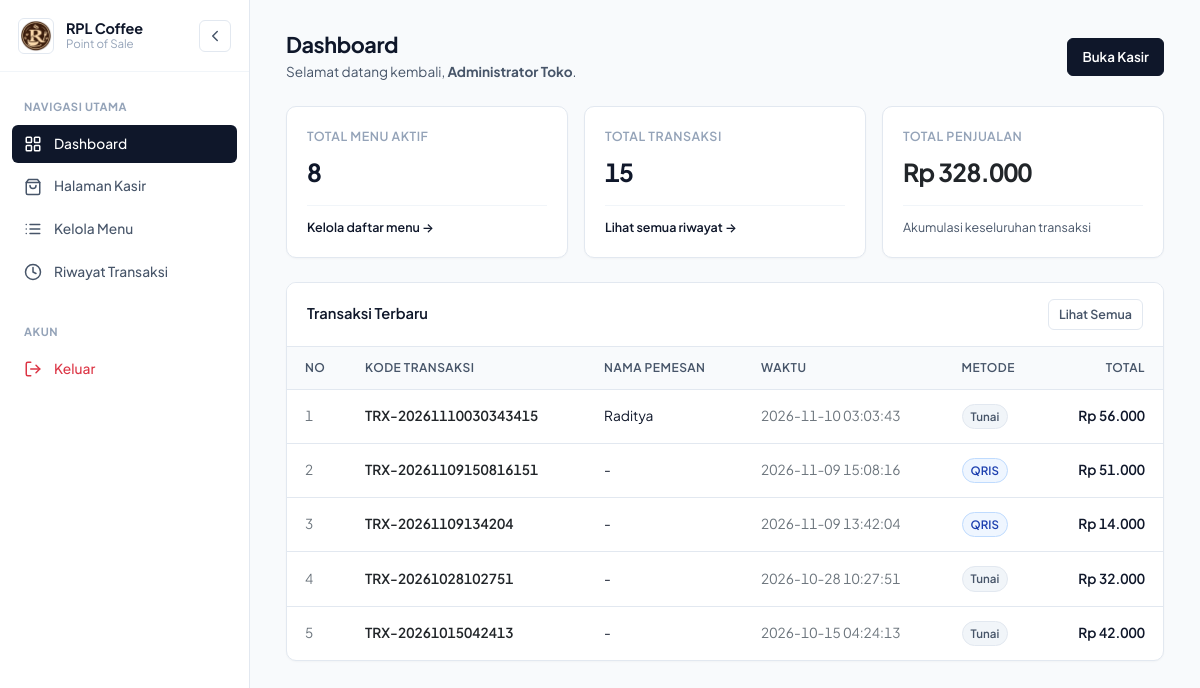
Page /admin/dashboard.php (signed in) on the committed database.
### tables this page shows
CREATE TABLE `transaksi` (
  `id` int NOT NULL AUTO_INCREMENT,
  `kode_transaksi` varchar(50) NOT NULL,
  `nama_pemesan` varchar(100) NOT NULL DEFAULT '',
  `tanggal` datetime DEFAULT CURRENT_TIMESTAMP,
  `total_harga` decimal(10,2) NOT NULL,
  `bayar` decimal(10,2) NOT NULL,
  `kembalian` decimal(10,2) NOT NULL,
  `metode_pembayaran` varchar(50) DEFAULT 'Tunai',
  PRIMARY KEY (`id`)
);

### koneksi.php (called while the page is built, shortened)
<?php
function e(?string $value): string
{
    return htmlspecialchars((string) $value, ENT_QUOTES, 'UTF-8');
}

### admin/dashboard.php (the view, shortened to what this page needs)
<?php
require_once __DIR__ . '/../koneksi.php';
$total_menu = 0;
$query_menu = mysqli_query($koneksi, "SELECT COUNT(*) as total FROM menu");
if ($query_menu && ($row = mysqli_fetch_assoc($query_menu))) {
    $total_menu = (int) $row['total'];
}
$total_transaksi = 0;
$total_pendapatan = 0;
$query_transaksi = mysqli_query($koneksi, "SELECT COUNT(*) as total_trx, COALESCE(SUM(total_harga), 0) as pendapatan FROM transaksi");
if ($query_transaksi && ($row = mysqli_fetch_assoc($query_transaksi))) {
    $total_transaksi = (int) $row['total_trx'];
    $total_pendapatan = (float) $row['pendapatan'];
}
$query_riwayat = mysqli_query($koneksi, "SELECT * FROM transaksi ORDER BY id DESC LIMIT 5");
?>
<!DOCTYPE html>
<html lang="id">
<head>
    <link href="https://cdn.jsdelivr.net/npm/bootstrap@5.3.3/dist/css/bootstrap.min.css" rel="stylesheet">
    <link href="theme.css" rel="stylesheet">
</head>
<body>
    <?php include __DIR__ . '/sidebar.php'; ?>
    <main class="main-content">
        <header class="page-header">
            <div>
                <h1 class="page-title">Dashboard</h1>
                <p class="page-subtitle">Selamat datang kembali, <strong><?= e($_SESSION['nama_lengkap'] ?? 'Staf'); ?></strong>.</p>
            </div>
            <a href="kasir.php" class="btn-clean btn-clean-primary">Buka Kasir</a>
        </header>
        <section class="row g-3 mb-4">
            <div class="col-md-4">
                <div class="stat-box">
                    <div>
                        <div class="stat-label">Total Menu Aktif</div>
                        <div class="stat-value num"><?= number_format($total_menu, 0, ',', '.'); ?></div>
                    </div>
                    <div class="stat-footer">
                        <a href="menu.php">Kelola daftar menu &rarr;</a>
                    </div>
                </div>
            </div>
            <div class="col-md-4">
                <div class="stat-box">
                    <div>
                        <div class="stat-label">Total Transaksi</div>
                        <div class="stat-value num"><?= number_format($total_transaksi, 0, ',', '.'); ?></div>
                    </div>
                    <div class="stat-footer">
                        <a href="riwayat.php">Lihat semua riwayat &rarr;</a>
                    </div>
                </div>
            </div>
            <div class="col-md-4">
                <div class="stat-box">
                    <div>
                        <div class="stat-label">Total Penjualan</div>
                        <div class="stat-value num text-dark">Rp <?= number_format($total_pendapatan, 0, ',', '.'); ?></div>
                    </div>
                    <div class="stat-footer">
                        Akumulasi keseluruhan transaksi
                    </div>
                </div>
            </div>
        </section>
        <section class="card-clean">
            <div class="card-clean-header">
                <h2 class="card-clean-title">Transaksi Terbaru</h2>
                <a href="riwayat.php" class="btn-clean btn-clean-secondary btn-clean-sm">Lihat Semua</a>
            </div>
            <div class="table-responsive">
                <table class="table-clean">
                    <thead>
                        <tr>
                            <th style="width: 60px;">No</th>
                            <th>Kode Transaksi</th>
                            <th>Nama Pemesan</th>
                            <th>Waktu</th>
                            <th>Metode</th>
                            <th class="text-end">Total</th>
                        </tr>
                    </thead>
                    <tbody>
                        <?php if ($query_riwayat && mysqli_num_rows($query_riwayat) > 0) : ?>
                            <?php $no = 1; while ($trx = mysqli_fetch_assoc($query_riwayat)) : ?>
                                <tr>
                                    <td class="text-secondary"><?= $no++; ?></td>
                                    <td class="fw-semibold">
                                        <a href="cetak_struk.php?kode=<?= urlencode($trx['kode_transaksi']); ?>" target="_blank" class="text-decoration-none text-dark">
                                            <?= e($trx['kode_transaksi']); ?>
                                        </a>
                                    </td>
                                    <td><?= e($trx['nama_pemesan'] ?: '-'); ?></td>
                                    <td class="text-secondary"><?= e($trx['tanggal']); ?></td>
                                    <td>
                                        <span class="badge-clean <?= ($trx['metode_pembayaran'] === 'QRIS') ? 'drink' : 'neutral'; ?>">
                                            <?= e($trx['metode_pembayaran'] ?? 'Tunai'); ?>
                                        </span>
                                    </td>
                                    <td class="text-end fw-semibold num">
                                        Rp <?= number_format((float) $trx['total_harga'], 0, ',', '.'); ?>
                                    </td>
                                </tr>
                            <?php endwhile; ?>
                        <?php else : ?>
                            <tr>
                                <td colspan="6" class="text-center text-muted py-4">Belum ada riwayat transaksi.</td>
                            </tr>
                        <?php endif; ?>
                    </tbody>
                </table>
            </div>
        </section>
    </main>
</body>
</html>

### admin/theme.css (style rules this page uses)
:root { --bg-app: #f8fafc; --surface: #ffffff; --border: #e2e8f0; --border-subtle: #f1f5f9; --text-primary: #0f172a; --text-secondary: #475569; --text-muted: #94a3b8; --primary: #0f172a; --primary-hover: #1e293b; --primary-light: #f1f5f9; --accent-blue: #2563eb; --accent-green: #059669; --accent-danger: #dc2626; --sidebar-width: 250px; --sidebar-collapsed: 72px; --radius-sm: 6px; --radius-md: 10px; --radius-lg: 14px; }
* { box-sizing: border-box; }
body { background-color: var(--bg-app); color: var(--text-primary); font-family: 'Plus Jakarta Sans', -apple-system, BlinkMacSystemFont, "Segoe UI", Roboto, sans-serif; margin: 0; padding: 0; min-height: 100vh; -webkit-font-smoothing: antialiased; }
.num, .price, .badge, th, td { font-feature-settings: "tnum"; font-variant-numeric: tabular-nums; }
.main-content { margin-left: var(--sidebar-width); padding: 32px 36px; min-height: 100vh; transition: margin-left 0.2s cubic-bezier(0.4, 0, 0.2, 1); }
.page-header { display: flex; justify-content: space-between; align-items: center; margin-bottom: 24px; }
.page-title { font-size: 1.35rem; font-weight: 700; color: var(--text-primary); margin: 0 0 4px 0; letter-spacing: -0.02em; }
.page-subtitle { font-size: 0.85rem; color: var(--text-secondary); margin: 0; }
.card-clean { background: var(--surface); border: 1px solid var(--border); border-radius: var(--radius-md); box-shadow: 0 1px 2px 0 rgba(0, 0, 0, 0.03); overflow: hidden; }
.card-clean-header { padding: 16px 20px; border-bottom: 1px solid var(--border); background: var(--surface); display: flex; justify-content: space-between; align-items: center; }
.card-clean-title { font-size: 0.92rem; font-weight: 600; color: var(--text-primary); margin: 0; }
.stat-box { background: var(--surface); border: 1px solid var(--border); border-radius: var(--radius-md); padding: 20px; box-shadow: 0 1px 2px 0 rgba(0, 0, 0, 0.03); display: flex; flex-direction: column; justify-content: space-between; height: 100%; }
.stat-label { font-size: 0.78rem; font-weight: 600; text-transform: uppercase; letter-spacing: 0.04em; color: var(--text-muted); margin-bottom: 8px; }
.stat-value { font-size: 1.55rem; font-weight: 700; color: var(--text-primary); letter-spacing: -0.03em; margin: 0; }
.stat-footer { margin-top: 14px; padding-top: 12px; border-top: 1px solid var(--border-subtle); font-size: 0.78rem; color: var(--text-secondary); }
.stat-footer a { color: var(--primary); text-decoration: none; font-weight: 600; }
.table-clean { width: 100%; margin-bottom: 0; border-collapse: separate; border-spacing: 0; }
.table-clean th { background: #f8fafc; color: var(--text-secondary); font-size: 0.75rem; font-weight: 600; text-transform: uppercase; letter-spacing: 0.04em; padding: 12px 18px; border-bottom: 1px solid var(--border); white-space: nowrap; }
.table-clean td { padding: 14px 18px; font-size: 0.86rem; color: var(--text-primary); border-bottom: 1px solid var(--border); vertical-align: middle; }
.table-clean tr:last-child td { border-bottom: none; }
.badge-clean { font-size: 0.72rem; font-weight: 600; padding: 3px 8px; border-radius: 999px; display: inline-flex; align-items: center; border: 1px solid transparent; }
.badge-clean.drink { background-color: #eff6ff; color: #1e40af; border-color: #bfdbfe; }
.badge-clean.neutral { background-color: #f1f5f9; color: #475569; border-color: #e2e8f0; }
.btn-clean { display: inline-flex; align-items: center; justify-content: center; gap: 6px; padding: 8px 14px; font-size: 0.84rem; font-weight: 600; border-radius: var(--radius-sm); border: 1px solid transparent; cursor: pointer; text-decoration: none; transition: all 0.15s ease; }
.btn-clean-primary { background: var(--primary); color: #ffffff; border-color: var(--primary); }
.btn-clean-secondary { background: #ffffff; color: var(--text-secondary); border-color: var(--border); }
.btn-clean-sm { padding: 5px 10px; font-size: 0.78rem; }

### rows in the picture
transaksi: kode_transaksi "TRX-20261110030343415", nama_pemesan "Raditya", tanggal "2026-11-10 03:03:43", metode_pembayaran "Tunai", total_harga "56.000"
transaksi: kode_transaksi "TRX-20261109150816151", nama_pemesan "-", tanggal "2026-11-09 15:08:16", metode_pembayaran "QRIS", total_harga "51.000"
transaksi: kode_transaksi "TRX-20261109134204", nama_pemesan "-", tanggal "2026-11-09 13:42:04", metode_pembayaran "QRIS", total_harga "14.000"
transaksi: kode_transaksi "TRX-20261028102751", nama_pemesan "-", tanggal "2026-10-28 10:27:51", metode_pembayaran "Tunai", total_harga "32.000"
transaksi: kode_transaksi "TRX-20261015042413", nama_pemesan "-", tanggal "2026-10-15 04:24:13", metode_pembayaran "Tunai", total_harga "42.000"

### other values in the picture
$_SESSION['nama_lengkap'] "Administrator Toko"
$total_menu "8"
$total_transaksi "15"
$total_pendapatan "328.000"
